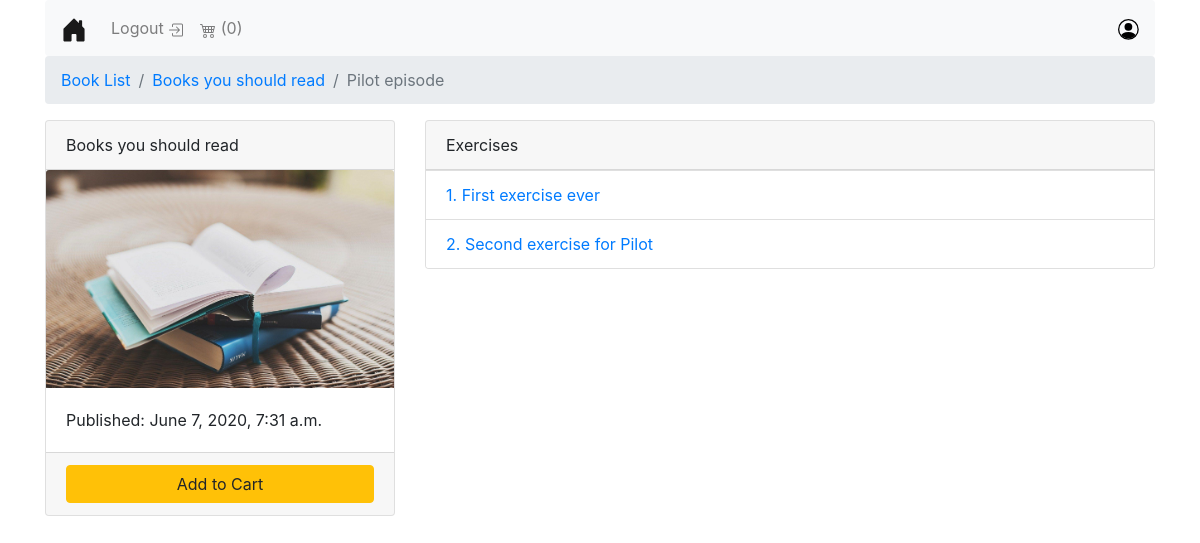
Screenshot of /text-book/1/ (signed in) with the database file from the repository.
### shopping_cart/models.py (models this page shows, shortened)
class Order(models.Model):
    user = models.ForeignKey(settings.AUTH_USER_MODEL,on_delete=models.CASCADE)
    is_ordered = models.BooleanField(default=False)
    items = models.ManyToManyField(OrderItem)
    ref_code = models.CharField(max_length=50)

### books/models.py (models this page shows, shortened)
class Chapter(models.Model):
    book = models.ForeignKey(Book, on_delete=models.CASCADE)
    chapter_number = models.IntegerField()
    title = models.CharField(max_length=100)
    def __str__(self):
        return self.title

class Book(models.Model):
    authors = models.ManyToManyField(Author)
    title = models.CharField(max_length=100)
    publication_date = models.DateTimeField()
    isbn = models.CharField(max_length=16)
    slug = models.SlugField()
    cover = models.ImageField()
    price = models.FloatField()
    def get_absolute_url(self):
        return reverse("books:book-detail", kwargs={
        'slug':self.slug
        })

class Exercise(models.Model):
    chapter = models.ForeignKey(Chapter, on_delete=models.CASCADE)
    exercise_number = models.IntegerField()
    page_number = models.IntegerField()
    title = models.CharField(max_length=100)
    def get_absolute_url(self):
        return reverse("books:exercise-detail", kwargs={
        'book_slug': self.chapter.book.slug,
        'chapter_number': self.chapter.chapter_number,
        'exercise_number':self.exercise_number
        })

### books/views.py (the view)
@login_required
def chapter_detail(request, book_slug, chapter_number):
    chapter_qs = Chapter.objects \
        .filter(book__slug=book_slug) \
        .filter(chapter_number=chapter_number)
    chapter = chapter_qs[0]
    book_status = book_status = check_book_relationship(request,chapter.book)
    if chapter_qs.exists():
        context = {
            'chapter': chapter,
            'book_status': book_status
        }
        return render(request,"chapter_detail.html",context)
    return Http404

### books/views.py (called while the page is built)
def check_book_relationship(request, book):
    if book in request.user.userlibrary.books.all():
        return OWNED
    order_qs = Order.objects.filter(user=request.user, is_ordered=False)
    if order_qs.exists():
        order = order_qs[0]
        order_item_qs = OrderItem.objects.filter(book=book)
        if order_item_qs.exists():
            order_item = order_item_qs[0]
            if order_item in order.items.all():
                return IN_CART
    return NOT_IN_CART

### shopping_cart/templatetags/cart_template_tags.py (called while the page is built)
@register.filter
def cart_item_count(user):
    if user.is_authenticated:
        qs = Order.objects.filter(user=user, is_ordered=False)
        if qs.exists():
            return qs[0].items.count()
    return 0

### templates/chapter_detail.html
{% extends "base.html" %}
{% block breadcrumb %}
    <nav aria-label="breadcrumb">
      <ol class="breadcrumb">
        <li class="breadcrumb-item" aria-current="page">
          <a href="{% url 'books:book-list'  %}">Book List</a>
        </li>
        <li class="breadcrumb-item" aria-current="page">
          <a href="{{ chapter.book.get_absolute_url }}">
            {{ chapter.book.title }}
          </a>
        </li>
        <li class="breadcrumb-item active" aria-current="page">
          {{chapter}}
        </li>
    </ol>
    </nav>
{% endblock breadcrumb %}
{% block content %}
<div class="row">
  <main class="col-md-4">
{% include "book_snippet.html" with book=chapter.book %}
  </main>
  <aside class="col-md-8">
    <div class="card" >
        <div class="card-header">
          Exercises
        </div>
        <ul class="list-group list-group-flush">
          {% for exercise in chapter.exercise_set.all %}
            <li class="list-group-item">
              <a href="{{ exercise.get_absolute_url }}">
                {{exercise.exercise_number}}. {{exercise.title}}
              </a></li>
          {% endfor %}
        </ul>
    </div>
  </aside>
</div>
{% endblock content %}

### templates/navbar.html (shortened to what this page needs)
{% load cart_template_tags %}
  <nav class="navbar navbar-expand-lg navbar-light bg-light rounded">
    <a class="navbar-brand" href="{% url 'books:book-list' %}">
    </a>
    <div class="collapse navbar-collapse" id="navbarsExample09">
      <ul class="navbar-nav mr-auto">
        {% if request.user.is_authenticated %}
            <li class="nav-item">
              <a class="nav-link" href="{% url 'account_logout' %}">Logout
              </a>
            </li>
            <li class="nav-item">
              <a class="nav-link" href="{% url 'cart:order-summary'%}">
                ({{request.user|cart_item_count}})
              </a>
            </li>
        {% endif %}
      </ul>
      <a href="{% url 'profile'%}" class="my-2 my-md-0 text-muted"></a>
    </div>
  </nav>

### templates/book_snippet.html
<div class="card">
  <div class="card-header">
    {{book.title}}
  </div>
    <img src="{{book.cover.url}}" class="card-img-top" alt="...">
    <div class="card-body">
      <p class="card-text">Published: {{book.publication_date}}</p>
    </div>
    {% if book_status != 'owned'  %}
      <div class="card-footer">
          {% if book_status == 'in_cart' %}
          <a href="{% url 'cart:remove-from-cart' book.slug %}"class="btn btn-secondary btn-block">
            Remove from Cart
          </a>
          {% else %}
          <a href="{% url 'cart:add-to-cart' book.slug %}" class="btn btn-warning btn-block">
            Add to Cart
          </a>
          {% endif %}
    </div>
    {% endif %}
</div>

### rows the page displays
Chapter: book "Books you should read", title "Pilot episode"
Book: title "Books you should read", cover (picture), publication_date "June 7, 2020, 7:31 a.m."
Exercise: exercise_number "1", title "First exercise ever"
Exercise: exercise_number "2", title "Second exercise for Pilot"

### other values shown
{{ request.user|cart_item_count }} "0"
